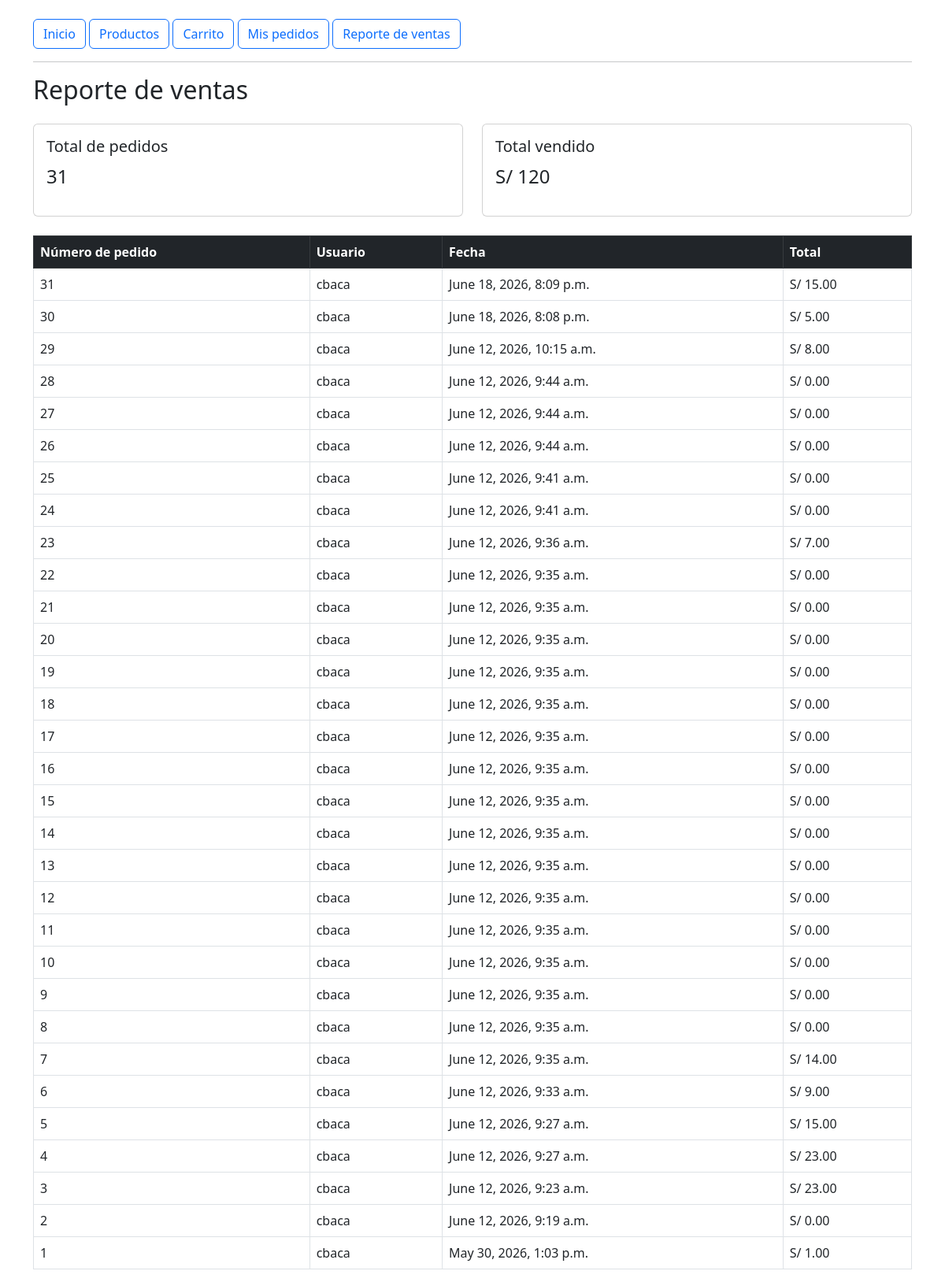
/reporte-ventas/ (signed in), run on the app's committed database.
### pedidos/models.py (models this page shows, shortened)
class Pedido(models.Model):
    usuario = models.ForeignKey(User, on_delete=models.CASCADE)
    productos = models.ManyToManyField(Producto, through="DetallePedido")
    fecha = models.DateTimeField(auto_now_add=True)
    total = models.DecimalField(max_digits=8, decimal_places=2)

### pedidos/views.py (the view)
# urls.py: path("reporte-ventas/", views.reporte_ventas, name="reporte_ventas"),
@login_required
def reporte_ventas(request):
    pedidos = Pedido.objects.all().order_by("-fecha")
    cantidad_pedidos = pedidos.count()
    total_vendido = pedidos.aggregate(Sum("total"))["total__sum"]
    if total_vendido is None:
        total_vendido = 0
    return render(
        request,
        "pedidos/reporte_ventas.html",
        {
            "pedidos": pedidos,
            "cantidad_pedidos": cantidad_pedidos,
            "total_vendido": total_vendido,
        },
    )

### pedidos/templates/pedidos/reporte_ventas.html
{% extends 'base.html' %}
{% block content %}
<h2 class="mb-4">Reporte de ventas</h2>
<div class="row mb-4">
    <div class="col-md-6">
        <div class="card">
            <div class="card-body">
                <h5>Total de pedidos</h5>
                <p class="fs-4">{{ cantidad_pedidos }}</p>
            </div>
        </div>
    </div>
    <div class="col-md-6">
        <div class="card">
            <div class="card-body">
                <h5>Total vendido</h5>
                <p class="fs-4">S/ {{ total_vendido }}</p>
            </div>
        </div>
    </div>
</div>
{% if pedidos %}
<table class="table table-bordered table-hover">
    <thead class="table-dark">
        <tr>
            <th>Número de pedido</th>
            <th>Usuario</th>
            <th>Fecha</th>
            <th>Total</th>
        </tr>
    </thead>
    <tbody>
        {% for pedido in pedidos %}
        <tr>
            <td>{{ pedido.id }}</td>
            <td>{{ pedido.usuario.username }}</td>
            <td>{{ pedido.fecha }}</td>
            <td>S/ {{ pedido.total }}</td>
        </tr>
        {% endfor %}
    </tbody>
</table>
{% else %}
<div class="alert alert-info">
    Aún no existen ventas registradas.
</div>
{% endif %}
{% endblock %}

### data on the page
Pedido: id "31", usuario.username "cbaca", fecha "June 18, 2026, 8:09 p.m.", total "15.00"
Pedido: id "30", usuario.username "cbaca", fecha "June 18, 2026, 8:08 p.m.", total "5.00"
Pedido: id "29", usuario.username "cbaca", fecha "June 12, 2026, 10:15 a.m.", total "8.00"
Pedido: id "28", usuario.username "cbaca", fecha "June 12, 2026, 9:44 a.m.", total "0.00"
Pedido: id "27", usuario.username "cbaca", fecha "June 12, 2026, 9:44 a.m.", total "0.00"
Pedido: id "26", usuario.username "cbaca", fecha "June 12, 2026, 9:44 a.m.", total "0.00"
Pedido: id "25", usuario.username "cbaca", fecha "June 12, 2026, 9:41 a.m.", total "0.00"
Pedido: id "24", usuario.username "cbaca", fecha "June 12, 2026, 9:41 a.m.", total "0.00"
Pedido: id "23", usuario.username "cbaca", fecha "June 12, 2026, 9:36 a.m.", total "7.00"
Pedido: id "22", usuario.username "cbaca", fecha "June 12, 2026, 9:35 a.m.", total "0.00"
Pedido: id "21", usuario.username "cbaca", fecha "June 12, 2026, 9:35 a.m.", total "0.00"
Pedido: id "20", usuario.username "cbaca", fecha "June 12, 2026, 9:35 a.m.", total "0.00"
Pedido: id "19", usuario.username "cbaca", fecha "June 12, 2026, 9:35 a.m.", total "0.00"
Pedido: id "18", usuario.username "cbaca", fecha "June 12, 2026, 9:35 a.m.", total "0.00"
Pedido: id "17", usuario.username "cbaca", fecha "June 12, 2026, 9:35 a.m.", total "0.00"
Pedido: id "16", usuario.username "cbaca", fecha "June 12, 2026, 9:35 a.m.", total "0.00"
Pedido: id "15", usuario.username "cbaca", fecha "June 12, 2026, 9:35 a.m.", total "0.00"
Pedido: id "14", usuario.username "cbaca", fecha "June 12, 2026, 9:35 a.m.", total "0.00"
Pedido: id "13", usuario.username "cbaca", fecha "June 12, 2026, 9:35 a.m.", total "0.00"
Pedido: id "12", usuario.username "cbaca", fecha "June 12, 2026, 9:35 a.m.", total "0.00"
Pedido: id "11", usuario.username "cbaca", fecha "June 12, 2026, 9:35 a.m.", total "0.00"
Pedido: id "10", usuario.username "cbaca", fecha "June 12, 2026, 9:35 a.m.", total "0.00"
Pedido: id "9", usuario.username "cbaca", fecha "June 12, 2026, 9:35 a.m.", total "0.00"
Pedido: id "8", usuario.username "cbaca", fecha "June 12, 2026, 9:35 a.m.", total "0.00"
Pedido: id "7", usuario.username "cbaca", fecha "June 12, 2026, 9:35 a.m.", total "14.00"
Pedido: id "6", usuario.username "cbaca", fecha "June 12, 2026, 9:33 a.m.", total "9.00"
Pedido: id "5", usuario.username "cbaca", fecha "June 12, 2026, 9:27 a.m.", total "15.00"
Pedido: id "4", usuario.username "cbaca", fecha "June 12, 2026, 9:27 a.m.", total "23.00"
Pedido: id "3", usuario.username "cbaca", fecha "June 12, 2026, 9:23 a.m.", total "23.00"
Pedido: id "2", usuario.username "cbaca", fecha "June 12, 2026, 9:19 a.m.", total "0.00"
Pedido: id "1", usuario.username "cbaca", fecha "May 30, 2026, 1:03 p.m.", total "1.00"

### other printed values
{{ cantidad_pedidos }} "31"
{{ total_vendido }} "120"
